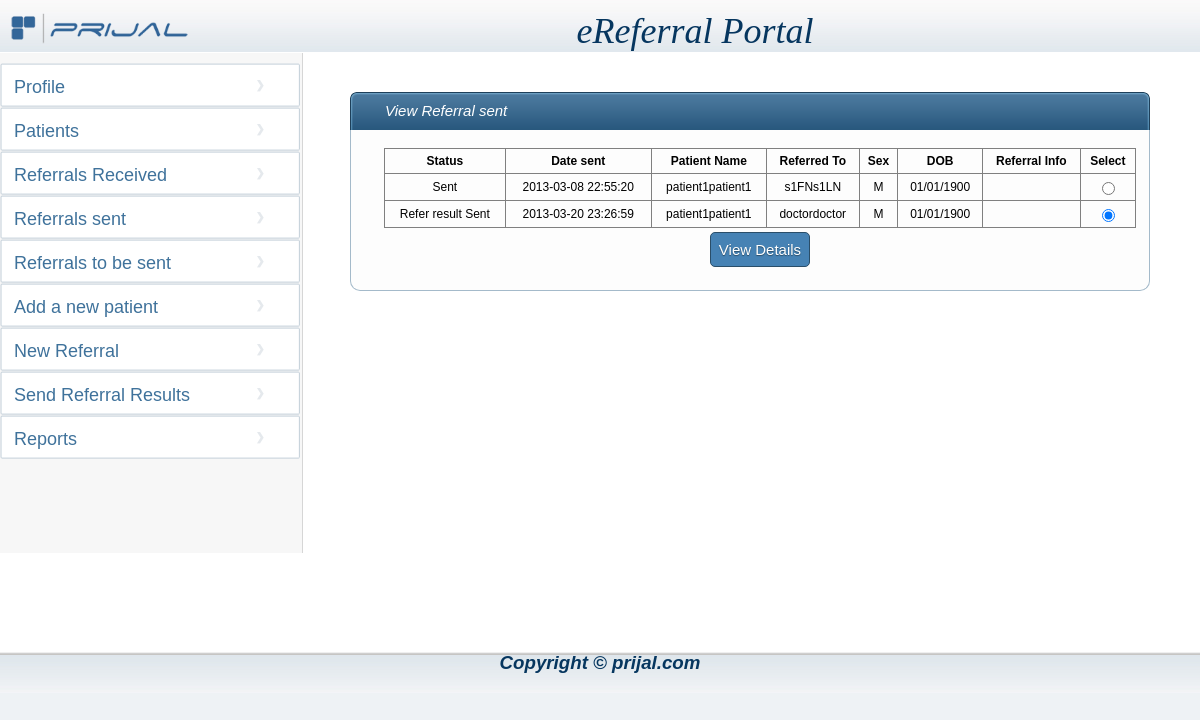
/phps/viewreferralsent.php?status_cd=2 (signed in), run on the app's committed database.
### tables this page shows
CREATE TABLE IF NOT EXISTS `dr_patient_refrl` (
  `REFERRAL_ID` int(11) NOT NULL AUTO_INCREMENT,
  `STAFF_ID` int(11) NOT NULL,
  `PATIENT_ID` int(11) NOT NULL,
  `RFRNG_STATUS_CD` smallint(6) DEFAULT NULL,
  `RFRNG_DATE` timestamp NULL DEFAULT CURRENT_TIMESTAMP ON UPDATE CURRENT_TIMESTAMP,
  `TESTS_TO_PERFORM_TXT` varchar(250) DEFAULT NULL,
  `SPCL_INST_TXT` varchar(250) DEFAULT NULL,
  `OTHER_COMMENTS_TXT` varchar(250) DEFAULT NULL,
  `RFRD_STAFF_ID` int(11) NOT NULL,
  `RFRD_STATUS_CD` smallint(6) DEFAULT NULL,
  `RFRD_DATE` date DEFAULT NULL,
  `RFRD_RESULTS_TXT` varchar(250) DEFAULT NULL,
  `RFRD_COMMENTS_TXT` varchar(250) DEFAULT NULL,
  `RFRD_RECMMD_TRMT_TXT` varchar(250) DEFAULT NULL,
  `APPOINTMENT_DATE` date DEFAULT NULL,
  `attachment1` varchar(80) DEFAULT NULL,
  `attachment2` varchar(80) DEFAULT NULL,
  `attachment3` varchar(80) DEFAULT NULL,
  `attachment4` varchar(80) DEFAULT NULL,
  `attachment5` varchar(80) DEFAULT NULL,
  PRIMARY KEY (`REFERRAL_ID`),
  KEY `DR_PATIENT_REFRL_FK1` (`STAFF_ID`,`PATIENT_ID`),
  KEY `DR_PATIENT_REFRL_FK2` (`RFRNG_STATUS_CD`),
  KEY `DR_PATIENT_REFRL_FK3` (`RFRD_STAFF_ID`),
  KEY `DR_PATIENT_REFRL_FK4` (`RFRD_STATUS_CD`)
);

CREATE TABLE IF NOT EXISTS `rf_rfrl_status` (
  `RFRL_STATUS_CD` smallint(6) NOT NULL,
  `DESCRIPTION` varchar(32) NOT NULL,
  PRIMARY KEY (`RFRL_STATUS_CD`),
  UNIQUE KEY `U1_RF_RFRL_STATUS` (`DESCRIPTION`)
);

CREATE TABLE IF NOT EXISTS `patient` (
  `PATIENT_ID` int(11) NOT NULL AUTO_INCREMENT,
  `LAST_NAME` varchar(64) DEFAULT NULL,
  `MIDDLE_NAME` varchar(64) DEFAULT NULL,
  `FIRST_NAME` varchar(64) DEFAULT NULL,
  `MEDICAL_HISTORY_ID` int(11) DEFAULT NULL,
  `ALLERGY_ID` int(11) DEFAULT NULL,
  `EMAIL_ADDRESS` varchar(128) DEFAULT NULL,
  `GENDER_CD` smallint(128) DEFAULT NULL,
  `GENDER_REPLACE` varchar(64) DEFAULT 'M',
  `DATE_OF_BIRTH` varchar(64) DEFAULT '01/01/1900',
  `ACCOUNT_ID` int(11) DEFAULT NULL,
  `ADDR_street1` varchar(128) DEFAULT NULL,
  `ADDR_CITY` varchar(64) DEFAULT NULL,
  `ADDR_STATE` varchar(64) DEFAULT NULL,
  `ZIP_CD` varchar(64) DEFAULT NULL,
  `WORK_PHONE` varchar(64) DEFAULT NULL,
  `CELL_PHONE` varchar(64) DEFAULT NULL,
  `NOTIFICATION_PRE` varchar(16) DEFAULT 'E',
  PRIMARY KEY (`PATIENT_ID`),
  UNIQUE KEY `PATIENT_U1` (`ACCOUNT_ID`),
  KEY `PATIENT_FK1` (`GENDER_CD`)
);

CREATE TABLE IF NOT EXISTS `org_staff` (
  `STAFF_ID` int(11) NOT NULL AUTO_INCREMENT,
  `ORG_ID` int(11) DEFAULT NULL,
  `ORG_NAME` varchar(128) DEFAULT NULL,
  `STAFF_TYPE_CD` smallint(6) DEFAULT NULL,
  `SPCLTY_TYPE_CD` smallint(6) DEFAULT NULL,
  `SPECIALTY` varchar(64) DEFAULT NULL,
  `LAST_NAME` varchar(64) DEFAULT NULL,
  `MIDDLE_NAME` varchar(64) DEFAULT NULL,
  `FIRST_NAME` varchar(64) DEFAULT NULL,
  `GENDER` varchar(16) DEFAULT 'M',
  `EMAIL_ADDRESS` varchar(128) DEFAULT NULL,
  `WORK_PHONE` varchar(64) DEFAULT NULL,
  `CELL_PHONE` varchar(64) DEFAULT NULL,
  `NOTIFICATION_PRE` varchar(16) DEFAULT 'E',
  `ACCOUNT_ID` int(11) NOT NULL,
  PRIMARY KEY (`STAFF_ID`),
  UNIQUE KEY `ORG_STAFF_U1` (`ACCOUNT_ID`),
  KEY `ORG_STAFF_FK1` (`ORG_ID`),
  KEY `ORG_STAFF_FK2` (`STAFF_TYPE_CD`),
  KEY `ORG_STAFF_FK3` (`SPCLTY_TYPE_CD`)
);

### includes/global.inc.php (called while the page is built, shortened)
<?php
require_once '../classes/DB.class.php';
$db = new DB();
?>

### classes/DB.class.php (called while the page is built, shortened)
<?php
class DB{
    public function getReferrals($doctor_account_id, $status_cd) {
        $sql = "SELECT staff_id from org_staff where account_id='$doctor_account_id'";
        $result = mysql_query($sql);
        $row = mysql_fetch_assoc($result);
        $staff_id = $row['staff_id'];
        if ($status_cd == 3) {
            $result = mysql_query("SELECT dr_patient_refrl.referral_id, dr_patient_refrl.rfrng_date, patient.last_name,patient.first_name,
						patient.GENDER_REPLACE,patient.date_of_birth, rf_rfrl_status.description, org_staff.last_name as ln,org_staff.first_name as fn
						from  dr_patient_refrl left outer join patient on dr_patient_refrl.patient_id=patient.patient_id
						left outer join rf_rfrl_status on  dr_patient_refrl.rfrd_status_cd=rf_rfrl_status.rfrl_status_cd
						left outer join org_staff on dr_patient_refrl.staff_id= org_staff.staff_id
						where dr_patient_refrl.rfrd_staff_id='$staff_id' and ( dr_patient_refrl.rfrd_status_cd='$status_cd' || dr_patient_refrl.RFRNG_STATUS_CD=7 ) ");
        } elseif ($status_cd == 2) {
            $result = mysql_query("SELECT dr_patient_refrl.referral_id, dr_patient_refrl.rfrng_date, patient.last_name,patient.first_name,
					patient.GENDER_REPLACE,patient.date_of_birth, rf_rfrl_status.description, org_staff.last_name as ln,org_staff.first_name as fn
					from  dr_patient_refrl left outer join patient on dr_patient_refrl.patient_id=patient.patient_id
					left outer join rf_rfrl_status on  dr_patient_refrl.rfrng_status_cd=rf_rfrl_status.rfrl_status_cd
					left outer join org_staff on dr_patient_refrl.rfrd_staff_id= org_staff.staff_id
					where dr_patient_refrl.staff_id='$staff_id' and ( dr_patient_refrl.rfrng_status_cd='$status_cd' || dr_patient_refrl.RFRNG_STATUS_CD=7 )");
        }
        return $result;
    }
}
?>

### phps/viewreferralsent.php (the view, shortened to what this page needs)
<?php
require_once '../includes/global.inc.php';
if (!isset($_POST['action'])) {
 	include( "header.php");
 ?>
<tr>
<td style="background-color:rgb(255, 255, 255);height:600px;width:300px;vertical-align:middle;">
	<?php
 	include( "navigationd.php");
 	$account_id=$_SESSION['staff_account_id'];
 	if(isset($_GET['status_cd']))
 	{
 		$result=$db->getReferrals($account_id,$_GET['status_cd']);
 	}
 ?>
</td>
<td style="background-color:white;width:900px;text-align:top;float:left;">
<table style="margin: 40px 50px 40px;width:800px" cellpadding="0px" cellspacing="0px;" >
<tr><td >
                                    <span class="left-box"></span><span class="cent-box" style="width:758px;"><?php
	if($_GET['status_cd']==2){
 			echo "View Referral sent";
 		}else if($_GET['status_cd']==1){
 			echo "View Referral to be sent";
 		}
?></span><span class="right-box"></span>
                                </td></tr>
<tr><td>
<table class="main" style="width:100%;">
 <tr >
<td><p>
<table class="viewRecords" style="width:100%;border-collapse:collapse" border="1" cellspacing="0" cellpadding="0" 	>
<tr class="bold">
<td>Status</td><td>Date sent</td><td>Patient Name</td><td>Referred To</td><td>Sex</td><td>DOB</td><td>Referral Info</td><td>Select</td></tr>
<?php
 while($row = mysql_fetch_array($result)){
 	echo "<tr>";
 	echo "<td>" . $row['description'] . "</td>";
 	echo "<td>" . $row['rfrng_date'] . "</td>";
 	echo "<td>" . $row['first_name'] .  $row['last_name'] . "</td>";
 	echo "<td>" . $row['fn'] . $row['ln'] . "</td>";
 	echo "<td>" . $row['GENDER_REPLACE'] . "</td>";
 	echo "<td>" . $row['date_of_birth'] . "</td>";
 	echo "<td>" .  "</td>";
 	echo "<td><input type=\"radio\" name=\"dv_account_id\" checked=\"checked\" value=\"" . $row['referral_id']. "\"></td>";
 	echo "</tr>";
 	}
?>
</table>
</p>
</td>
</tr>
<tr>
<td style="text-align:center" >
<div>
<p> <input type="submit" name="action" value="View Details" style="background-color: #4682B4;border-radius:5px;height: 35px; width: 100px"/>
</p>
</div>
</td></tr>
</table>
</td></tr></table>
</td>
</tr>
	<?php
 	include( "footer.php");
 ?>
</table>
</form>
</body>
</html>
<?php
}
?>

### resources/styles/referral.css (style rules this page uses)
body { font-size:14px; font-family:Arial,Helvetica,sans-serif; margin: 0px; padding: 0px; background-repeat: repeat-x,repeat-y; background: none repeat scroll 0 0 #EEF2F5; }
.left-box { float:left; background:url(../form-top-left.png) no-repeat; width:7px; height:38px; }
.cent-box { background: url("../form-top-cent.png") repeat-x scroll 0 0 transparent; color: #FFFFFF; float: left; font-family: Arial,Helvetica,sans-serif; font-size: 15px; font-style: italic; height: 38px; line-height: 38px; text-align: left; width: 348px; padding-left:28px; }
.right-box { float:left; background:url(../form-top-right.png); height:38px; width:7px; }
input[type="submit"] { background-color: #6BB38A; background-position: 50% 50%; border: 1px solid #2A4E69; color: white; cursor: pointer; font-family: Arial,Helvetica,sans-serif; font-size: 15px; text-shadow: 0 1px 1px #2A4E69; }
.bold { font-weight:bolder; }
table.main { background-color: #FDFDFD; border-bottom: 1px solid #A4BACA; border-left: 1px solid #A4BACA; border-radius: 0 0 10px 10px; border-right: 1px solid #A4BACA; color: #06365F; margin-left: auto; margin-right: auto; margin-top: -5px; padding: 20px 10px 20px 20px; }
table.main tr td p { margin-left:10px; font-family: Arial,Helvetica,sans-serif; font-size: 14px; }
INPUT, select { color: black; background-color: white; border:1px solid #A4BACA;border-radius:5px; }

### resources/css/common.css (style rules this page uses)
input { padding:4px; }
.viewRecords tr td { text-align:center;font-size:12px;padding:5px; }

### data on the page
dr_patient_refrl: RFRNG_STATUS_CD.DESCRIPTION "Sent", RFRNG_DATE "2013-03-08 22:55:20", patient.FIRST_NAME "patient1", patient.LAST_NAME "patient1", RFRD_STAFF_ID.FIRST_NAME "s1FN", RFRD_STAFF_ID.LAST_NAME "s1LN", patient.GENDER_REPLACE "M", patient.DATE_OF_BIRTH "01/01/1900"
dr_patient_refrl: RFRNG_STATUS_CD.DESCRIPTION "Refer result Sent", RFRNG_DATE "2013-03-20 23:26:59", patient.FIRST_NAME "patient1", patient.LAST_NAME "patient1", RFRD_STAFF_ID.FIRST_NAME "doctor", RFRD_STAFF_ID.LAST_NAME "doctor", patient.GENDER_REPLACE "M", patient.DATE_OF_BIRTH "01/01/1900"
